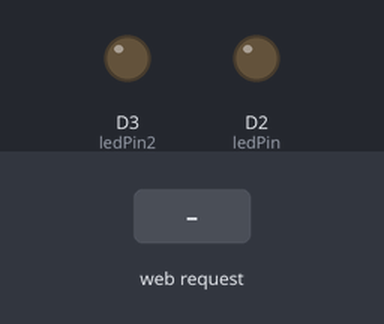
Simulated run of this sketch. Board: ESP8266 (Wemos D1 mini). Shown: output pins drawn as LEDs (lit = HIGH). Inputs (shaded band) come from the test bench. WiFi joins after 1.5 s; servers stay silent unless stated; what the sketch prints to the serial monitor is not drawn.

Above: at 2.7 s.
2.8 s: HTTP request GET /LED=ON received
At 4.0 s:
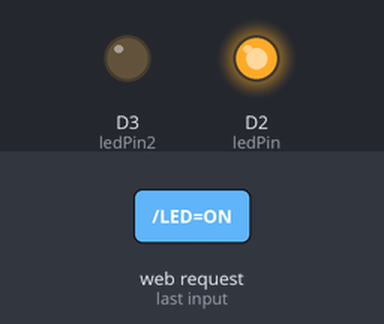
4.3 s: HTTP request GET /LED2=ON received
At 5.3 s:
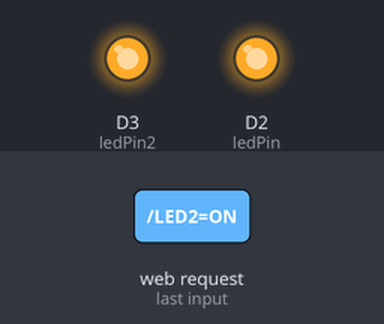
5.8 s: HTTP request GET /LED=OFF received
At 6.5 s:
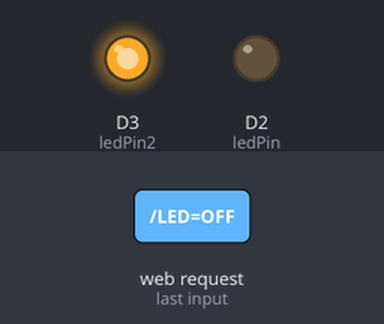
7.3 s: HTTP request GET /LED2=OFF received
At 7.6 s:
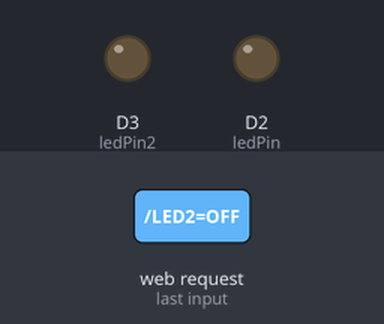
Timing chart, 0 to 9.8 s (numbered marks = the images above; inputs shaded):
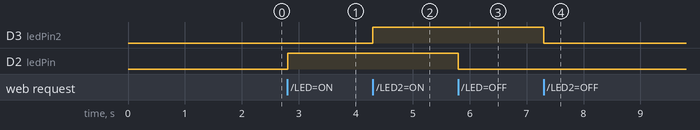

Measured:
- after the input at 2.8 s, D2 (ledPin): LOW → HIGH at once
- after the input at 4.3 s, D3 (ledPin2): LOW → HIGH at once
- after the input at 5.8 s, D2 (ledPin): HIGH → LOW at once
- after the input at 7.3 s, D3 (ledPin2): HIGH → LOW at once

The sketch:

webserver_rele_com_wemos_D1_Internet.ino
```cpp
/**************************************************************************
                    Placa de desenvolvimento Wemos D1
                 Acionamento de um módulo relé com página web
                   Necessita de shield relé para Wemos d1

 **************************************************************************/
//Incluir as libraries#include <ESP8266WiFi.h>
#include <ESP8266WiFi.h>

// declara os dados da rede wifi
const char* ssid = "SEU SSID";
const char* password = "SUA SENHA";

//Declara os pinos de saída
int ledPin = D2; // GPIO2
int ledPin2 = D3; // GPIO5

// Inicia o Servidor web
WiFiServer server(80);

void setup() {

  // inicializa porta serial com velocidade 115200
  Serial.begin(115200);
  delay(10);
  pinMode(ledPin, OUTPUT);
  digitalWrite(ledPin, LOW);
  pinMode(ledPin2, OUTPUT);
  digitalWrite(ledPin2, LOW);

  // Conecta a redeWIFI
  Serial.println();
  Serial.println();
  Serial.print("Conectando a ");
  Serial.println(ssid);
  WiFi.begin(ssid, password);
  while (WiFi.status() != WL_CONNECTED) {
    delay(500);
    Serial.print(".");
  }
  Serial.println("");
  Serial.println("WiFi conectado");

  // Iniciando o servidor web
  server.begin();
  Serial.println("Webserver inicializado");

  // Mostra o IP para acesso na porta serial
  Serial.print("Use está URL para acessar: ");
  Serial.print("http://");
  Serial.print(WiFi.localIP());
  Serial.println("/");
}

void loop() {

  // Checa se o cliente está conectado
  WiFiClient client = server.available();
  if (!client) {
    return;
  }

  // Espera o cliente enviar algum comando
  Serial.println("Novo cliente");
  while (!client.available()) {
    delay(1);
  }

  // Le a primeira linha da requisição
  String request = client.readStringUntil('\r');
  Serial.println(request);
  client.flush();

  // Marca a requicão
  int value = LOW;
  int value2 = LOW;
  if (request.indexOf("/LED=ON") != -1) {
    digitalWrite(ledPin, HIGH);
    value = HIGH;
  }
  if (request.indexOf("/LED=OFF") != -1) {
    digitalWrite(ledPin, LOW);
    value = LOW;
  }
  if (request.indexOf("/LED2=ON") != -1) {
    digitalWrite(ledPin2, HIGH);
    value2 = HIGH;
  }
  if (request.indexOf("/LED2=OFF") != -1) {
    digitalWrite(ledPin2, LOW);
    value2 = LOW;
  }

  // Ajusta a saida conforme requisições
  //digitalWrite(ledPin, value);
  // Retorna a resposta
  client.println("HTTP/1.1 200 OK");
  client.println("Content-Type: text/html");
  client.println(""); // do not forget this one
  client.println("<!DOCTYPE HTML>");
  client.println("<html>");
  client.println("<meta charset ='utf-8'/>");
  client.println("<meta name = 'viewport' content = 'width=device-width, initial-scale=1'>");
  client.println(F("<link   href='https://maxcdn.bootstrapcdn.com/bootstrap/3.3.1/css/bootstrap.min.css' rel='stylesheet'></link>"));
  client.println("<div class='jumbotron'>");
  client.println("<h1 class='text-center'>Automação Residencial</h1>");
  client.println("<h2 class='text-center'>Eletrotécnica</h2>");
  client.println("</div>");
  client.println("<div class='col-md-6'>");
  client.println("<div class='alert alert-info text-center' role='alert'>Lampada 1</div>");
  client.println("<a class='btn btn-danger btn-lg center-block' href=\"/LED=OFF\"> Desligar </a>");
  client.println("<br>");
  client.println("<a class='btn btn-success btn-lg center-block' href=\"/LED=ON\"> Ligar </a>");
  client.println("</div>");
  client.println("<div class='col-md-6'>");
  client.println("<div class='alert alert-info text-center' role='alert'>Lampada 2</div>");
  client.println("<a class='btn btn-danger btn-lg center-block' href=\"/LED2=OFF\"> Desligar </a>");
  client.println("<br>");
  client.println("<a class='btn btn-success btn-lg center-block' href=\"/LED2=ON\"> Ligar </a>");
  client.println("</div>");
  client.println("</html>");
  delay(1);
  Serial.println("Cliente desconectado");
  Serial.println("");
}
```
